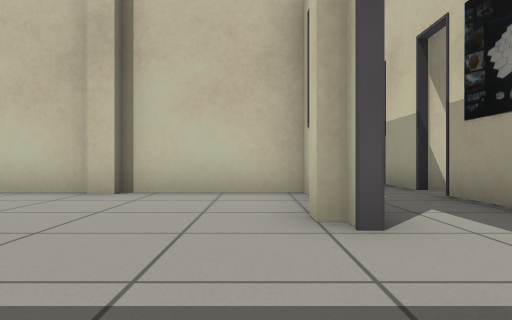
View 1 (above)

18 first-person views from a walk through a Gazebo world. The camera is 0.5 m above the floor, looks level and sees 70° across. The lines on the ground mark 1 m squares. The floor is counted in squares, 1 m on a side. Each view is taken from the middle of a square. On the plan, view 1 faces up. The plan holds only what a view shows up to about 9 squares ahead; the rest is blank. Some surface patterns are stand-ins.

View 2
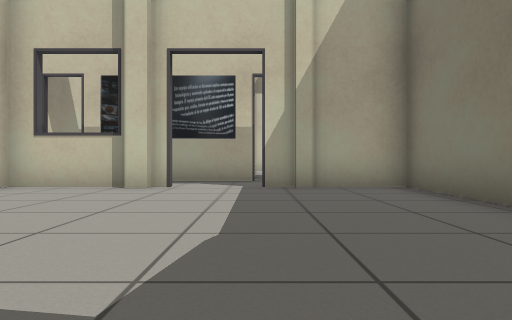

View 3
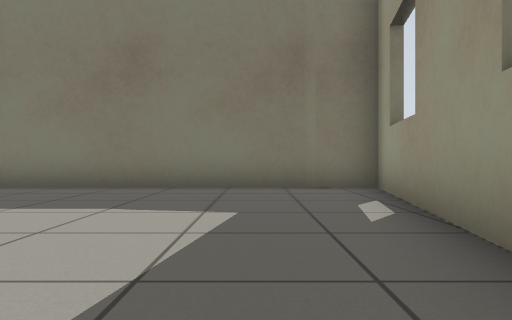

View 4
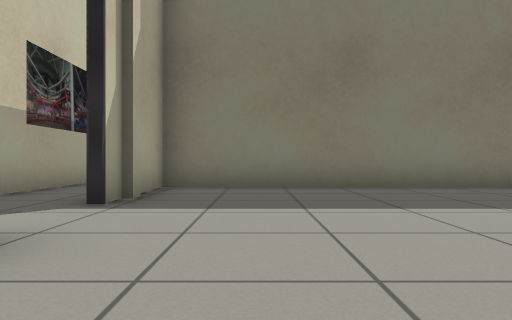

View 5
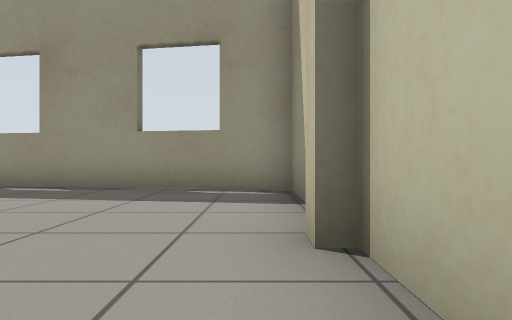

View 6
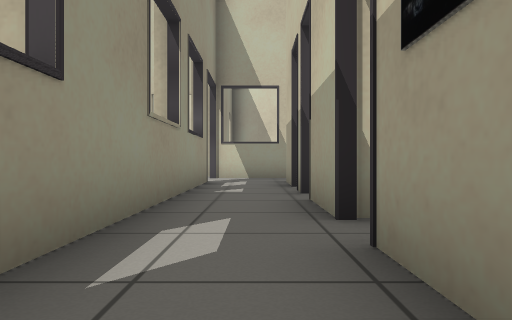

View 7
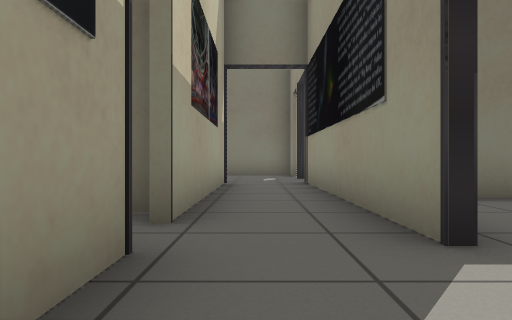

View 8
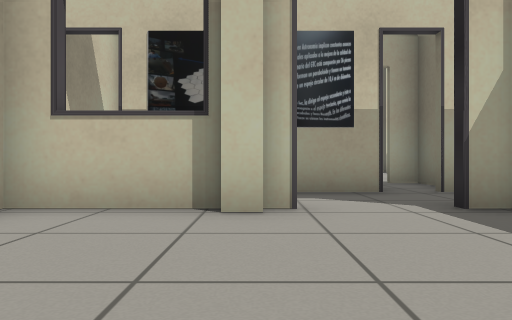

View 9
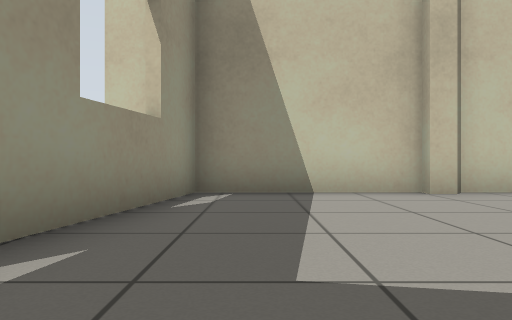

View 10
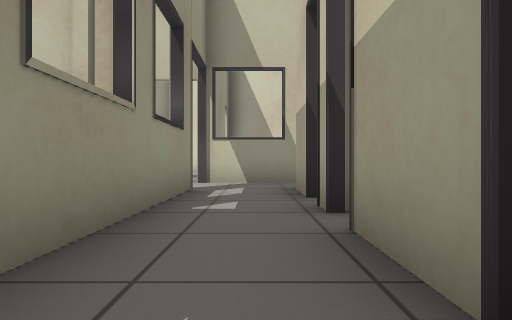

View 11
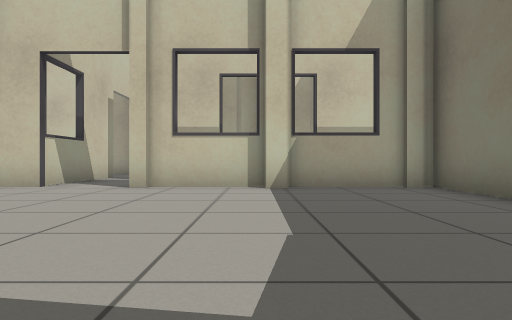

View 12
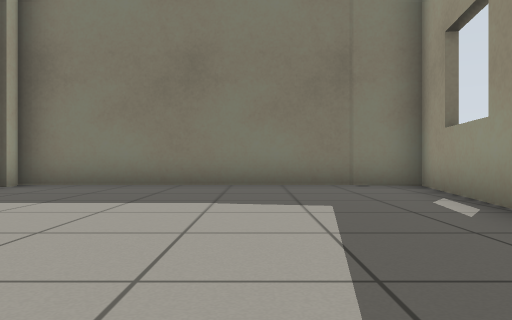

View 13
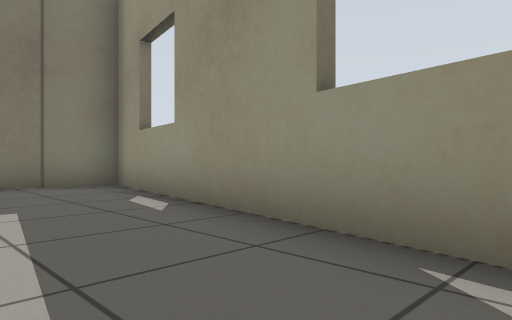

View 14
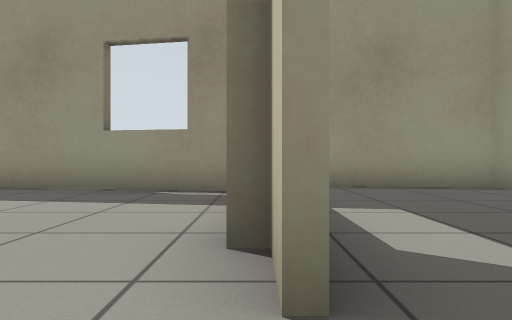

View 15
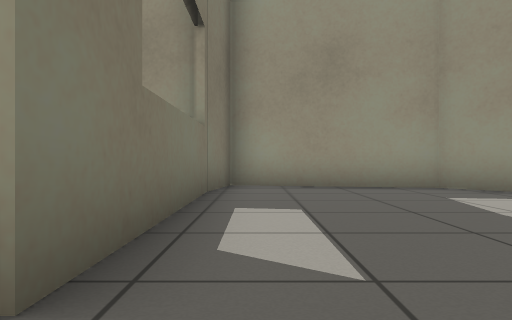

View 16
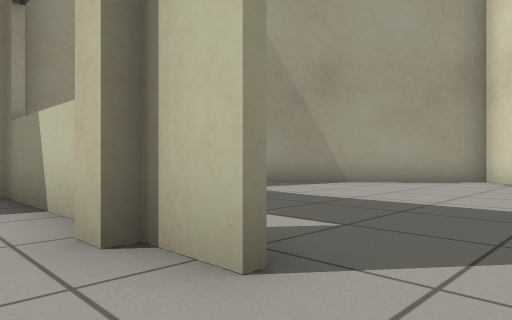

View 17
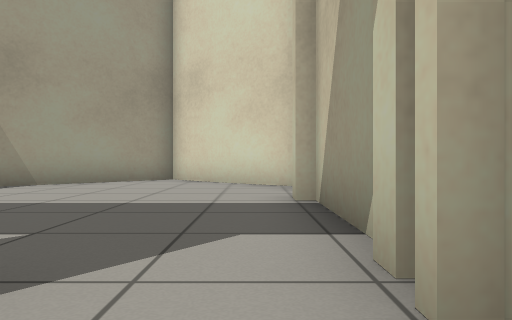

View 18
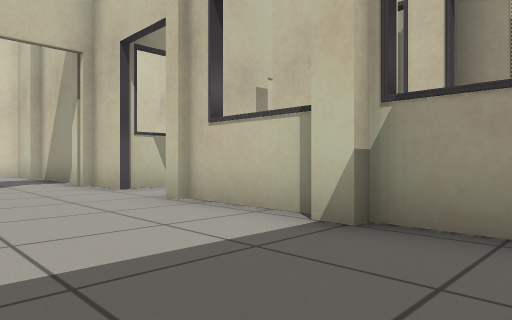

### Floor plan
Ten units are one square. View 1 is at (0, 0); x grows to the right and y downward. Boxes are objects, and circles mark ways between rooms. Rooms are numbered by the first view taken in them; rooms with no view inside come last. Other rooms are left out.
<svg viewBox="-77 -229 118 294">
<path fill="none" stroke="#000" d="M-20 -53 -25 -53M5 -29 5 -34M-24 -56 -59 -56M7 -25 7 -60M-59 -58 -72 15 -60 17M-60 18 7 18 7 -9M8 -56 -21 -56M27 -60 27 -76M27 -10 27 -52M9 -10 9 50M36 -80 36 -86 29 -86M27 -84 27 -90M27 -98 27 -114M9 -114 9 -45M27 48 27 -2M26 -131 7 -131M5 -84 5 -89M7 -88 7 -114M-20 -138 -25 -138M-31 -141 -58 -141M-11 -141 -21 -141M-57 -142 -72 -60 -59 -58M-60 -57 8 -57M7 -60 7 -85M8 -199 -8 -211M-8 -210 -21 -224 -65 -183 -72 -145 -57 -142M-58 -142 -11 -142M7 -131 7 -175"/>
<circle cx="10" cy="-15" r="3" fill="#2a7"/>
<circle cx="10" cy="-120" r="3" fill="#2a7"/>
<circle cx="-5" cy="-140" r="3" fill="#2a7"/>
<text x="-30" y="-20">1</text>
<text x="20" y="-40">2</text>
<text x="-30" y="-100">3</text>
<text x="-20" y="-170">4</text>
</svg>
Room 1 opens to room 2. Room 2 opens to room 3. Room 3 opens to room 4.

Where each view was taken, in squares from view 1:
view 1: 0 up, 0 right, facing up
view 2: 1 up, 6 left, facing right
view 3: 5 up, 5 left, facing down
view 4: 5 up, 1 left, facing down
view 5: 5 up, 0 right, facing left
view 6: 3 up, 2 right, facing up
view 7: 3 up, 2 right, facing down
view 8: 3 up, 3 left, facing right
view 9: 0 up, 5 left, facing up
view 10: 5 up, 2 right, facing up
view 11: 9 up, 6 left, facing right
view 12: 13 up, 4 left, facing down
view 13: 13 up, 4 left, facing down-left
view 14: 14 up, 0 right, facing left
view 15: 15 up, 0 right, facing left
view 16: 13 up, 0 right, facing up-left
view 17: 13 up, 0 right, facing up
view 18: 7 up, 2 left, facing up-right
